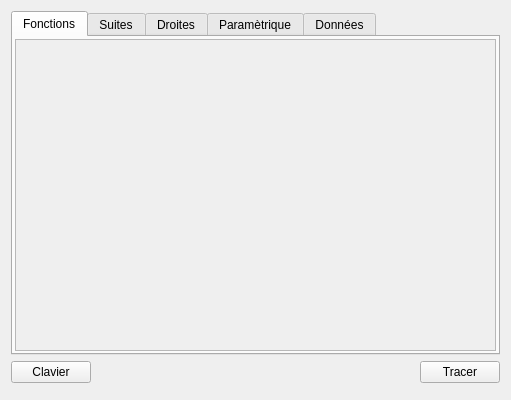
<?xml version="1.0" encoding="UTF-8"?>
<ui version="4.0">
 <class>FenetreFonctions</class>
 <widget class="QWidget" name="FenetreFonctions">
  <property name="geometry">
   <rect>
    <x>0</x>
    <y>0</y>
    <width>511</width>
    <height>400</height>
   </rect>
  </property>
  <property name="sizePolicy">
   <sizepolicy hsizetype="Preferred" vsizetype="Preferred">
    <horstretch>0</horstretch>
    <verstretch>0</verstretch>
   </sizepolicy>
  </property>
  <property name="minimumSize">
   <size>
    <width>380</width>
    <height>400</height>
   </size>
  </property>
  <property name="maximumSize">
   <size>
    <width>16777215</width>
    <height>16777215</height>
   </size>
  </property>
  <property name="windowTitle">
   <string>Form</string>
  </property>
  <property name="windowIcon">
   <iconset resource="../ressources.qrc">
    <normaloff>:/icons/fonctions.png</normaloff>:/icons/fonctions.png</iconset>
  </property>
  <layout class="QVBoxLayout" name="verticalLayout_6">
   <item>
    <widget class="QTabWidget" name="tabWidget">
     <property name="sizePolicy">
      <sizepolicy hsizetype="Expanding" vsizetype="Expanding">
       <horstretch>0</horstretch>
       <verstretch>0</verstretch>
      </sizepolicy>
     </property>
     <property name="minimumSize">
      <size>
       <width>0</width>
       <height>300</height>
      </size>
     </property>
     <property name="maximumSize">
      <size>
       <width>16777215</width>
       <height>16777215</height>
      </size>
     </property>
     <property name="currentIndex">
      <number>0</number>
     </property>
     <widget class="QWidget" name="tab">
      <attribute name="title">
       <string>Fonctions</string>
      </attribute>
      <attribute name="toolTip">
       <string>Fonctions numériques</string>
      </attribute>
      <layout class="QVBoxLayout" name="verticalLayout_3">
       <property name="leftMargin">
        <number>2</number>
       </property>
       <property name="topMargin">
        <number>2</number>
       </property>
       <property name="rightMargin">
        <number>2</number>
       </property>
       <property name="bottomMargin">
        <number>2</number>
       </property>
       <item>
        <widget class="QScrollArea" name="scrollArea_2">
         <property name="widgetResizable">
          <bool>true</bool>
         </property>
         <widget class="QWidget" name="scrollAreaWidgetContents_2">
          <property name="geometry">
           <rect>
            <x>0</x>
            <y>0</y>
            <width>483</width>
            <height>294</height>
           </rect>
          </property>
          <layout class="QVBoxLayout" name="Layout_2">
           <property name="spacing">
            <number>2</number>
           </property>
           <property name="leftMargin">
            <number>2</number>
           </property>
           <property name="topMargin">
            <number>2</number>
           </property>
           <property name="rightMargin">
            <number>2</number>
           </property>
           <property name="bottomMargin">
            <number>2</number>
           </property>
           <item>
            <layout class="QVBoxLayout" name="funcWidgetsLayout">
             <property name="spacing">
              <number>2</number>
             </property>
            </layout>
           </item>
           <item>
            <spacer name="verticalSpacer_4">
             <property name="orientation">
              <enum>Qt::Vertical</enum>
             </property>
             <property name="sizeHint" stdset="0">
              <size>
               <width>20</width>
               <height>40</height>
              </size>
             </property>
            </spacer>
           </item>
          </layout>
         </widget>
        </widget>
       </item>
      </layout>
     </widget>
     <widget class="QWidget" name="tab_2">
      <property name="sizePolicy">
       <sizepolicy hsizetype="Minimum" vsizetype="Minimum">
        <horstretch>0</horstretch>
        <verstretch>0</verstretch>
       </sizepolicy>
      </property>
      <attribute name="title">
       <string>Suites</string>
      </attribute>
      <attribute name="toolTip">
       <string>Suites numériques</string>
      </attribute>
      <layout class="QVBoxLayout" name="verticalLayout_4">
       <property name="spacing">
        <number>0</number>
       </property>
       <property name="leftMargin">
        <number>2</number>
       </property>
       <property name="topMargin">
        <number>2</number>
       </property>
       <property name="rightMargin">
        <number>2</number>
       </property>
       <property name="bottomMargin">
        <number>2</number>
       </property>
       <item>
        <widget class="QScrollArea" name="scrollArea">
         <property name="sizePolicy">
          <sizepolicy hsizetype="Minimum" vsizetype="Minimum">
           <horstretch>0</horstretch>
           <verstretch>0</verstretch>
          </sizepolicy>
         </property>
         <property name="maximumSize">
          <size>
           <width>16777215</width>
           <height>16777215</height>
          </size>
         </property>
         <property name="frameShape">
          <enum>QFrame::StyledPanel</enum>
         </property>
         <property name="frameShadow">
          <enum>QFrame::Sunken</enum>
         </property>
         <property name="lineWidth">
          <number>0</number>
         </property>
         <property name="widgetResizable">
          <bool>true</bool>
         </property>
         <widget class="QWidget" name="scrollAreaWidgetContents">
          <property name="geometry">
           <rect>
            <x>0</x>
            <y>0</y>
            <width>483</width>
            <height>294</height>
           </rect>
          </property>
          <layout class="QVBoxLayout" name="verticalLayout_2">
           <property name="spacing">
            <number>3</number>
           </property>
           <property name="leftMargin">
            <number>2</number>
           </property>
           <property name="topMargin">
            <number>2</number>
           </property>
           <property name="rightMargin">
            <number>2</number>
           </property>
           <property name="bottomMargin">
            <number>2</number>
           </property>
           <item>
            <layout class="QHBoxLayout" name="horizontalLayout_14">
             <item>
              <spacer name="horizontalSpacer_2">
               <property name="orientation">
                <enum>Qt::Horizontal</enum>
               </property>
               <property name="sizeHint" stdset="0">
                <size>
                 <width>40</width>
                 <height>20</height>
                </size>
               </property>
              </spacer>
             </item>
             <item>
              <widget class="QLabel" name="label_25">
               <property name="font">
                <font>
                 <pointsize>14</pointsize>
                </font>
               </property>
               <property name="text">
                <string>n&lt;sub&gt;min&lt;/sub&gt; =</string>
               </property>
              </widget>
             </item>
             <item>
              <widget class="QSpinBox" name="nMin">
               <property name="maximumSize">
                <size>
                 <width>16777215</width>
                 <height>25</height>
                </size>
               </property>
               <property name="alignment">
                <set>Qt::AlignCenter</set>
               </property>
               <property name="minimum">
                <number>-100</number>
               </property>
               <property name="maximum">
                <number>100</number>
               </property>
              </widget>
             </item>
             <item>
              <spacer name="horizontalSpacer_3">
               <property name="orientation">
                <enum>Qt::Horizontal</enum>
               </property>
               <property name="sizeHint" stdset="0">
                <size>
                 <width>40</width>
                 <height>20</height>
                </size>
               </property>
              </spacer>
             </item>
            </layout>
           </item>
           <item>
            <widget class="Line" name="line_6">
             <property name="orientation">
              <enum>Qt::Horizontal</enum>
             </property>
            </widget>
           </item>
           <item>
            <layout class="QVBoxLayout" name="seqWidgetsLayout">
             <property name="spacing">
              <number>2</number>
             </property>
            </layout>
           </item>
           <item>
            <spacer name="verticalSpacer_3">
             <property name="orientation">
              <enum>Qt::Vertical</enum>
             </property>
             <property name="sizeHint" stdset="0">
              <size>
               <width>20</width>
               <height>40</height>
              </size>
             </property>
            </spacer>
           </item>
          </layout>
         </widget>
        </widget>
       </item>
      </layout>
     </widget>
     <widget class="QWidget" name="tab_3">
      <attribute name="title">
       <string>Droites</string>
      </attribute>
      <attribute name="toolTip">
       <string>Droites et tangentes</string>
      </attribute>
      <layout class="QVBoxLayout" name="verticalLayout_7">
       <property name="leftMargin">
        <number>2</number>
       </property>
       <property name="topMargin">
        <number>2</number>
       </property>
       <property name="rightMargin">
        <number>2</number>
       </property>
       <property name="bottomMargin">
        <number>2</number>
       </property>
       <item>
        <widget class="QScrollArea" name="scrollArea_3">
         <property name="frameShape">
          <enum>QFrame::NoFrame</enum>
         </property>
         <property name="widgetResizable">
          <bool>true</bool>
         </property>
         <widget class="QWidget" name="scrollAreaWidgetContents_3">
          <property name="geometry">
           <rect>
            <x>0</x>
            <y>0</y>
            <width>485</width>
            <height>296</height>
           </rect>
          </property>
          <layout class="QVBoxLayout" name="verticalLayout_8">
           <property name="leftMargin">
            <number>0</number>
           </property>
           <property name="topMargin">
            <number>0</number>
           </property>
           <property name="rightMargin">
            <number>0</number>
           </property>
           <property name="bottomMargin">
            <number>0</number>
           </property>
           <item>
            <widget class="QScrollArea" name="scrollArea_4">
             <property name="frameShadow">
              <enum>QFrame::Plain</enum>
             </property>
             <property name="widgetResizable">
              <bool>true</bool>
             </property>
             <widget class="QWidget" name="scrollAreaWidgetContents_4">
              <property name="geometry">
               <rect>
                <x>0</x>
                <y>0</y>
                <width>483</width>
                <height>294</height>
               </rect>
              </property>
              <layout class="QVBoxLayout" name="verticalLayout_10">
               <property name="leftMargin">
                <number>0</number>
               </property>
               <property name="topMargin">
                <number>0</number>
               </property>
               <property name="rightMargin">
                <number>0</number>
               </property>
               <property name="bottomMargin">
                <number>0</number>
               </property>
               <item>
                <layout class="QVBoxLayout" name="linesLayout">
                 <property name="spacing">
                  <number>3</number>
                 </property>
                </layout>
               </item>
               <item>
                <layout class="QHBoxLayout" name="horizontalLayout_25">
                 <property name="topMargin">
                  <number>6</number>
                 </property>
                 <item>
                  <spacer name="horizontalSpacer_6">
                   <property name="orientation">
                    <enum>Qt::Horizontal</enum>
                   </property>
                   <property name="sizeHint" stdset="0">
                    <size>
                     <width>40</width>
                     <height>20</height>
                    </size>
                   </property>
                  </spacer>
                 </item>
                 <item>
                  <widget class="QLabel" name="label_34">
                   <property name="text">
                    <string>Ajouter :</string>
                   </property>
                  </widget>
                 </item>
                 <item>
                  <widget class="QPushButton" name="addLine">
                   <property name="maximumSize">
                    <size>
                     <width>16777215</width>
                     <height>25</height>
                    </size>
                   </property>
                   <property name="text">
                    <string>Droite</string>
                   </property>
                  </widget>
                 </item>
                 <item>
                  <widget class="QPushButton" name="addTangent">
                   <property name="maximumSize">
                    <size>
                     <width>16777215</width>
                     <height>25</height>
                    </size>
                   </property>
                   <property name="text">
                    <string>Tangente</string>
                   </property>
                  </widget>
                 </item>
                 <item>
                  <spacer name="horizontalSpacer_5">
                   <property name="orientation">
                    <enum>Qt::Horizontal</enum>
                   </property>
                   <property name="sizeHint" stdset="0">
                    <size>
                     <width>40</width>
                     <height>20</height>
                    </size>
                   </property>
                  </spacer>
                 </item>
                </layout>
               </item>
               <item>
                <spacer name="verticalSpacer">
                 <property name="orientation">
                  <enum>Qt::Vertical</enum>
                 </property>
                 <property name="sizeHint" stdset="0">
                  <size>
                   <width>20</width>
                   <height>40</height>
                  </size>
                 </property>
                </spacer>
               </item>
              </layout>
              <zorder></zorder>
             </widget>
            </widget>
           </item>
          </layout>
         </widget>
        </widget>
       </item>
      </layout>
     </widget>
     <widget class="QWidget" name="tab_4">
      <attribute name="title">
       <string>Paramètrique</string>
      </attribute>
      <layout class="QVBoxLayout" name="verticalLayout_9">
       <property name="leftMargin">
        <number>2</number>
       </property>
       <property name="topMargin">
        <number>2</number>
       </property>
       <property name="rightMargin">
        <number>2</number>
       </property>
       <property name="bottomMargin">
        <number>2</number>
       </property>
       <item>
        <widget class="QScrollArea" name="scrollArea_5">
         <property name="widgetResizable">
          <bool>true</bool>
         </property>
         <widget class="QWidget" name="scrollAreaWidgetContents_5">
          <property name="geometry">
           <rect>
            <x>0</x>
            <y>0</y>
            <width>483</width>
            <height>294</height>
           </rect>
          </property>
          <layout class="QVBoxLayout" name="verticalLayout_11">
           <property name="leftMargin">
            <number>0</number>
           </property>
           <property name="topMargin">
            <number>0</number>
           </property>
           <property name="rightMargin">
            <number>0</number>
           </property>
           <property name="bottomMargin">
            <number>0</number>
           </property>
           <item>
            <layout class="QVBoxLayout" name="parEqLayout">
             <property name="leftMargin">
              <number>5</number>
             </property>
             <property name="topMargin">
              <number>5</number>
             </property>
             <property name="rightMargin">
              <number>5</number>
             </property>
             <property name="bottomMargin">
              <number>5</number>
             </property>
             <item>
              <widget class="QGroupBox" name="groupBox">
               <property name="minimumSize">
                <size>
                 <width>0</width>
                 <height>0</height>
                </size>
               </property>
               <property name="title">
                <string>Contrôle de l'animation:</string>
               </property>
               <layout class="QFormLayout" name="formLayout">
                <property name="verticalSpacing">
                 <number>3</number>
                </property>
                <item row="0" column="0">
                 <widget class="QLabel" name="label_28">
                  <property name="text">
                   <string>Période d'incrémentation :</string>
                  </property>
                 </widget>
                </item>
                <item row="0" column="1">
                 <layout class="QHBoxLayout" name="horizontalLayout_23">
                  <property name="spacing">
                   <number>5</number>
                  </property>
                  <item>
                   <widget class="QSpinBox" name="periodSpinBox">
                    <property name="maximumSize">
                     <size>
                      <width>16777215</width>
                      <height>25</height>
                     </size>
                    </property>
                    <property name="minimum">
                     <number>1</number>
                    </property>
                    <property name="maximum">
                     <number>1000</number>
                    </property>
                    <property name="singleStep">
                     <number>10</number>
                    </property>
                    <property name="value">
                     <number>50</number>
                    </property>
                   </widget>
                  </item>
                  <item>
                   <widget class="QLabel" name="label_29">
                    <property name="toolTip">
                     <string>millisecondes par pas.</string>
                    </property>
                    <property name="text">
                     <string>ms/pas</string>
                    </property>
                   </widget>
                  </item>
                 </layout>
                </item>
                <item row="1" column="0">
                 <widget class="QLabel" name="label_26">
                  <property name="text">
                   <string>Fréquence :</string>
                  </property>
                 </widget>
                </item>
                <item row="1" column="1">
                 <layout class="QHBoxLayout" name="horizontalLayout_22">
                  <property name="spacing">
                   <number>5</number>
                  </property>
                  <item>
                   <widget class="QSpinBox" name="freqSpinBox">
                    <property name="suffix">
                     <string/>
                    </property>
                    <property name="minimum">
                     <number>1</number>
                    </property>
                    <property name="maximum">
                     <number>60</number>
                    </property>
                    <property name="value">
                     <number>20</number>
                    </property>
                   </widget>
                  </item>
                  <item>
                   <widget class="QLabel" name="label_27">
                    <property name="text">
                     <string>Hz</string>
                    </property>
                   </widget>
                  </item>
                 </layout>
                </item>
               </layout>
              </widget>
             </item>
             <item>
              <widget class="Line" name="line_12">
               <property name="orientation">
                <enum>Qt::Horizontal</enum>
               </property>
              </widget>
             </item>
            </layout>
           </item>
           <item>
            <layout class="QHBoxLayout" name="horizontalLayout_21">
             <property name="topMargin">
              <number>6</number>
             </property>
             <item>
              <spacer name="horizontalSpacer_4">
               <property name="orientation">
                <enum>Qt::Horizontal</enum>
               </property>
               <property name="sizeHint" stdset="0">
                <size>
                 <width>40</width>
                 <height>20</height>
                </size>
               </property>
              </spacer>
             </item>
             <item>
              <widget class="QPushButton" name="addParEq">
               <property name="maximumSize">
                <size>
                 <width>16777215</width>
                 <height>30</height>
                </size>
               </property>
               <property name="text">
                <string>Ajouter</string>
               </property>
               <property name="flat">
                <bool>false</bool>
               </property>
              </widget>
             </item>
             <item>
              <spacer name="horizontalSpacer_7">
               <property name="orientation">
                <enum>Qt::Horizontal</enum>
               </property>
               <property name="sizeHint" stdset="0">
                <size>
                 <width>40</width>
                 <height>20</height>
                </size>
               </property>
              </spacer>
             </item>
            </layout>
           </item>
           <item>
            <spacer name="verticalSpacer_2">
             <property name="orientation">
              <enum>Qt::Vertical</enum>
             </property>
             <property name="sizeHint" stdset="0">
              <size>
               <width>20</width>
               <height>210</height>
              </size>
             </property>
            </spacer>
           </item>
          </layout>
         </widget>
        </widget>
       </item>
      </layout>
     </widget>
     <widget class="QWidget" name="tab_5">
      <attribute name="title">
       <string>Données</string>
      </attribute>
      <layout class="QVBoxLayout" name="verticalLayout_5">
       <property name="leftMargin">
        <number>2</number>
       </property>
       <property name="topMargin">
        <number>2</number>
       </property>
       <property name="rightMargin">
        <number>2</number>
       </property>
       <property name="bottomMargin">
        <number>2</number>
       </property>
       <item>
        <widget class="QScrollArea" name="scrollArea_6">
         <property name="widgetResizable">
          <bool>true</bool>
         </property>
         <widget class="QWidget" name="scrollAreaWidgetContents_6">
          <property name="geometry">
           <rect>
            <x>0</x>
            <y>0</y>
            <width>483</width>
            <height>294</height>
           </rect>
          </property>
          <layout class="QVBoxLayout" name="verticalLayout_12">
           <item>
            <layout class="QVBoxLayout" name="dataWidgetsContainerLayout"/>
           </item>
           <item>
            <layout class="QHBoxLayout" name="horizontalLayout_2">
             <item>
              <spacer name="horizontalSpacer_8">
               <property name="orientation">
                <enum>Qt::Horizontal</enum>
               </property>
               <property name="sizeHint" stdset="0">
                <size>
                 <width>40</width>
                 <height>20</height>
                </size>
               </property>
              </spacer>
             </item>
             <item>
              <widget class="QPushButton" name="addDataWidget">
               <property name="sizePolicy">
                <sizepolicy hsizetype="Preferred" vsizetype="Fixed">
                 <horstretch>0</horstretch>
                 <verstretch>0</verstretch>
                </sizepolicy>
               </property>
               <property name="minimumSize">
                <size>
                 <width>100</width>
                 <height>0</height>
                </size>
               </property>
               <property name="maximumSize">
                <size>
                 <width>16777215</width>
                 <height>30</height>
                </size>
               </property>
               <property name="text">
                <string>Ajouter</string>
               </property>
              </widget>
             </item>
             <item>
              <spacer name="horizontalSpacer_9">
               <property name="orientation">
                <enum>Qt::Horizontal</enum>
               </property>
               <property name="sizeHint" stdset="0">
                <size>
                 <width>40</width>
                 <height>20</height>
                </size>
               </property>
              </spacer>
             </item>
            </layout>
           </item>
           <item>
            <spacer name="verticalSpacer_5">
             <property name="orientation">
              <enum>Qt::Vertical</enum>
             </property>
             <property name="sizeHint" stdset="0">
              <size>
               <width>20</width>
               <height>226</height>
              </size>
             </property>
            </spacer>
           </item>
          </layout>
         </widget>
        </widget>
       </item>
      </layout>
     </widget>
    </widget>
   </item>
   <item>
    <layout class="QHBoxLayout" name="horizontalLayout">
     <item>
      <widget class="QPushButton" name="keyboardButton">
       <property name="text">
        <string>Clavier</string>
       </property>
      </widget>
     </item>
     <item>
      <spacer name="horizontalSpacer">
       <property name="orientation">
        <enum>Qt::Horizontal</enum>
       </property>
       <property name="sizeHint" stdset="0">
        <size>
         <width>40</width>
         <height>20</height>
        </size>
       </property>
      </spacer>
     </item>
     <item>
      <widget class="QPushButton" name="boutonTracer">
       <property name="minimumSize">
        <size>
         <width>0</width>
         <height>0</height>
        </size>
       </property>
       <property name="maximumSize">
        <size>
         <width>16777215</width>
         <height>16777215</height>
        </size>
       </property>
       <property name="text">
        <string>Tracer</string>
       </property>
      </widget>
     </item>
    </layout>
   </item>
   <item>
    <widget class="QWidget" name="widget" native="true">
     <layout class="QVBoxLayout" name="verticalLayout">
      <property name="leftMargin">
       <number>0</number>
      </property>
      <property name="topMargin">
       <number>0</number>
      </property>
      <property name="rightMargin">
       <number>0</number>
      </property>
      <property name="bottomMargin">
       <number>0</number>
      </property>
     </layout>
    </widget>
   </item>
  </layout>
  <zorder>tabWidget</zorder>
  <zorder>widget</zorder>
  <zorder></zorder>
 </widget>
 <resources>
  <include location="../ressources.qrc"/>
 </resources>
 <connections/>
</ui>
